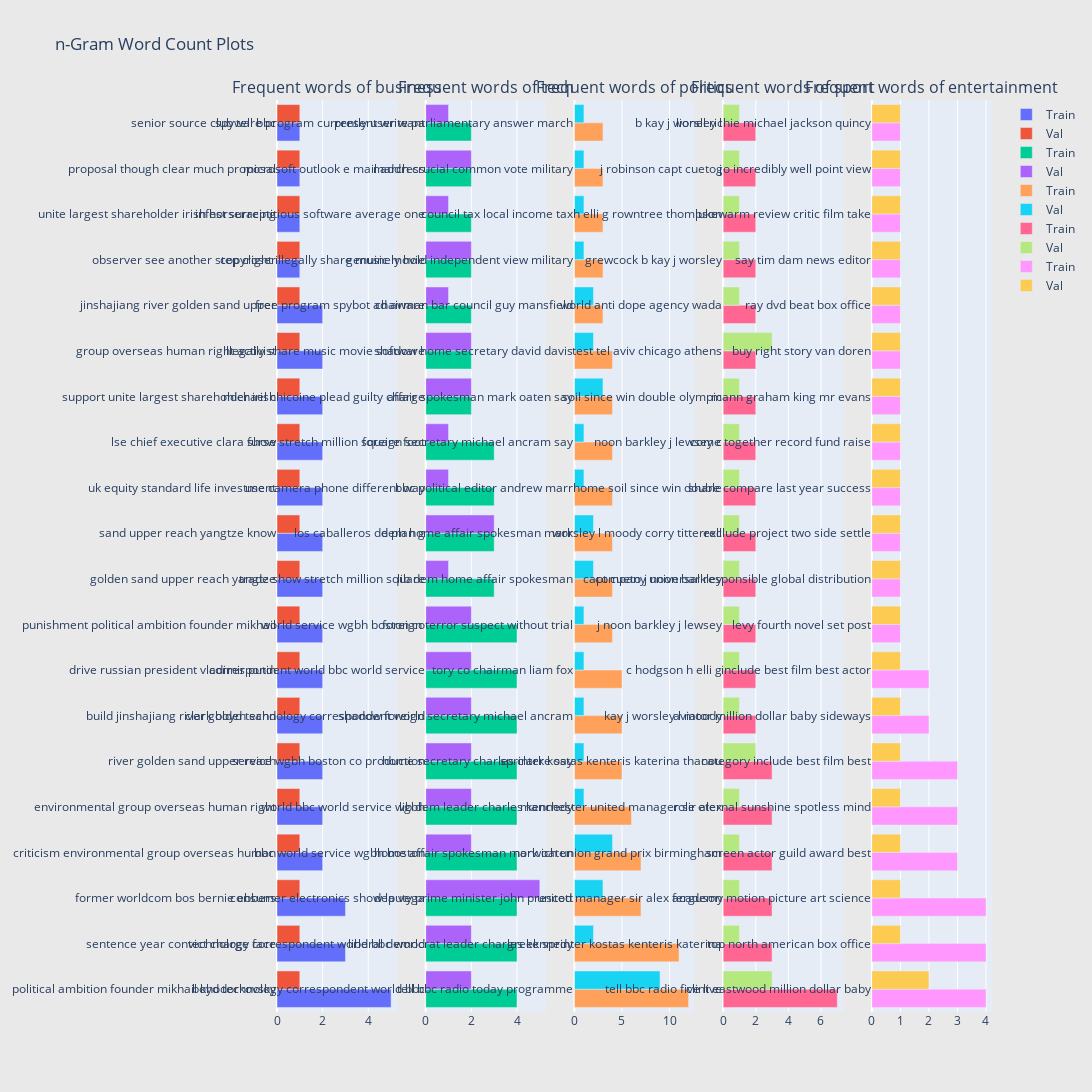

This figure's notebook cell:
### Markdown cell above
### Penta-gram Overlap

### Code cell
plot_overlaping_grams(train_data, val_data, 5)

### Figure 1 — Plotly figure (JSON) as saved in the notebook; plotly's stock layout.template omitted (floating-point values rounded to 4 significant figures)
{"data": [{"name": "Train", "orientation": "h", "type": "bar", "x": [5, 3, 3, 2, 2, 2, 2, 2, 2, 2, 2, 2, 2, 2, 2, 2, 1, 1, 1, 1], "xaxis": "x", "y": ["political ambition founder mikhail khodorkovsky", "sentence year convict charge face", "former worldcom bos bernie ebbers", "criticism environmental group overseas human", "environmental group overseas human right", "river golden sand upper reach", "build jinshajiang river golden sand", "drive russian president vladimir putin", "punishment political ambition founder mikhail", "golden sand upper reach yangtze", "sand upper reach yangtze know", "uk equity standard life investment", "lse chief executive clara furse", "support unite largest shareholder irish", "group overseas human right activist", "jinshajiang river golden sand upper", "observer see another step closer", "unite largest shareholder irish horseracing", "proposal though clear much proposal", "senior source club tell bbc"], "yaxis": "y"}, {"name": "Val", "orientation": "h", "type": "bar", "x": [1, 1, 1, 1, 1, 1, 1, 1, 1, 1, 1, 1, 1, 1, 1, 1, 1, 1, 1, 1], "xaxis": "x", "y": ["political ambition founder mikhail khodorkovsky", "sentence year convict charge face", "former worldcom bos bernie ebbers", "criticism environmental group overseas human", "environmental group overseas human right", "river golden sand upper reach", "build jinshajiang river golden sand", "drive russian president vladimir putin", "punishment political ambition founder mikhail", "golden sand upper reach yangtze", "sand upper reach yangtze know", "uk equity standard life investment", "lse chief executive clara furse", "support unite largest shareholder irish", "group overseas human right activist", "jinshajiang river golden sand upper", "observer see another step closer", "unite largest shareholder irish horseracing", "proposal though clear much proposal", "senior source club tell bbc"], "yaxis": "y"}, {"name": "Train", "orientation": "h", "type": "bar", "x": [4, 4, 4, 4, 4, 4, 4, 4, 4, 3, 3, 3, 3, 2, 2, 2, 2, 2, 2, 2], "xaxis": "x2", "y": ["boyd technology correspondent world bbc", "technology correspondent world bbc world", "consumer electronics show la vega", "bbc world service wgbh boston", "world bbc world service wgbh", "service wgbh boston co production", "clark boyd technology correspondent world", "correspondent world bbc world service", "world service wgbh boston co", "trade show stretch million square", "los caballeros de plan g", "use camera phone different way", "show stretch million square foot", "michael chicoine plead guilty charge", "illegally share music movie software", "free program spybot ad aware", "copyright illegally share music movie", "infest surreptitious software average one", "microsoft outlook e mail address", "spyware program currently user want"], "yaxis": "y2"}, {"name": "Val", "orientation": "h", "type": "bar", "x": [2, 2, 5, 2, 2, 2, 2, 2, 2, 1, 3, 1, 1, 2, 2, 1, 2, 1, 2, 1], "xaxis": "x2", "y": ["boyd technology correspondent world bbc", "technology correspondent world bbc world", "consumer electronics show la vega", "bbc world service wgbh boston", "world bbc world service wgbh", "service wgbh boston co production", "clark boyd technology correspondent world", "correspondent world bbc world service", "world service wgbh boston co", "trade show stretch million square", "los caballeros de plan g", "use camera phone different way", "show stretch million square foot", "michael chicoine plead guilty charge", "illegally share music movie software", "free program spybot ad aware", "copyright illegally share music movie", "infest surreptitious software average one", "microsoft outlook e mail address", "spyware program currently user want"], "yaxis": "y2"}, {"name": "Train", "orientation": "h", "type": "bar", "x": [12, 11, 7, 7, 6, 5, 5, 5, 4, 4, 4, 4, 4, 4, 4, 3, 3, 3, 3, 3], "xaxis": "x3", "y": ["tell bbc radio today programme", "liberal democrat leader charles kennedy", "deputy prime minister john prescott", "home affair spokesman mark oaten", "lib dem leader charles kennedy", "home secretary charles clarke say", "shadow foreign secretary michael ancram", "tory co chairman liam fox", "foreign terror suspect without trial", "lib dem home affair spokesman", "dem home affair spokesman mark", "bbc political editor andrew marr", "foreign secretary michael ancram say", "affair spokesman mark oaten say", "shadow home secretary david davis", "chairman bar council guy mansfield", "genuinely hold independent view military", "council tax local income tax", "march crucial common vote military", "present write parliamentary answer march"], "yaxis": "y3"}, {"name": "Val", "orientation": "h", "type": "bar", "x": [9, 2, 3, 4, 1, 1, 1, 1, 1, 2, 2, 1, 1, 3, 2, 2, 1, 1, 1, 1], "xaxis": "x3", "y": ["tell bbc radio today programme", "liberal democrat leader charles kennedy", "deputy prime minister john prescott", "home affair spokesman mark oaten", "lib dem leader charles kennedy", "home secretary charles clarke say", "shadow foreign secretary michael ancram", "tory co chairman liam fox", "foreign terror suspect without trial", "lib dem home affair spokesman", "dem home affair spokesman mark", "bbc political editor andrew marr", "foreign secretary michael ancram say", "affair spokesman mark oaten say", "shadow home secretary david davis", "chairman bar council guy mansfield", "genuinely hold independent view military", "council tax local income tax", "march crucial common vote military", "present write parliamentary answer march"], "yaxis": "y3"}, {"name": "Train", "orientation": "h", "type": "bar", "x": [7, 3, 3, 3, 3, 3, 2, 2, 2, 2, 2, 2, 2, 2, 2, 2, 2, 2, 2, 2], "xaxis": "x4", "y": ["tell bbc radio five live", "greek sprinter kostas kenteris katerina", "united manager sir alex ferguson", "norwich union grand prix birmingham", "manchester united manager sir alex", "sprinter kostas kenteris katerina thanou", "kay j worsley l moody", "c hodgson h elli g", "j noon barkley j lewsey", "capt cueto j noon barkley", "worsley l moody corry titterrell", "home soil since win double", "noon barkley j lewsey c", "soil since win double olympic", "test tel aviv chicago athens", "world anti dope agency wada", "grewcock b kay j worsley", "h elli g rowntree thompson", "j robinson capt cueto j", "b kay j worsley l"], "yaxis": "y4"}, {"name": "Val", "orientation": "h", "type": "bar", "x": [3, 1, 1, 1, 1, 2, 1, 1, 1, 1, 1, 1, 1, 1, 3, 1, 1, 1, 1, 1], "xaxis": "x4", "y": ["tell bbc radio five live", "greek sprinter kostas kenteris katerina", "united manager sir alex ferguson", "norwich union grand prix birmingham", "manchester united manager sir alex", "sprinter kostas kenteris katerina thanou", "kay j worsley l moody", "c hodgson h elli g", "j noon barkley j lewsey", "capt cueto j noon barkley", "worsley l moody corry titterrell", "home soil since win double", "noon barkley j lewsey c", "soil since win double olympic", "test tel aviv chicago athens", "world anti dope agency wada", "grewcock b kay j worsley", "h elli g rowntree thompson", "j robinson capt cueto j", "b kay j worsley l"], "yaxis": "y4"}, {"name": "Train", "orientation": "h", "type": "bar", "x": [4, 4, 4, 3, 3, 3, 2, 2, 1, 1, 1, 1, 1, 1, 1, 1, 1, 1, 1, 1], "xaxis": "x5", "y": ["clint eastwood million dollar baby", "top north american box office", "academy motion picture art science", "screen actor guild award best", "role eternal sunshine spotless mind", "category include best film best", "aviator million dollar baby sideways", "include best film best actor", "levy fourth novel set post", "company universal responsible global distribution", "exclude project two side settle", "share compare last year success", "come together record fund raise", "mann graham king mr evans", "buy right story van doren", "ray dvd beat box office", "say tim dam news editor", "lukewarm review critic film take", "go incredibly well point view", "lionel richie michael jackson quincy"], "yaxis": "y5"}, {"name": "Val", "orientation": "h", "type": "bar", "x": [2, 1, 1, 1, 1, 1, 1, 1, 1, 1, 1, 1, 1, 1, 1, 1, 1, 1, 1, 1], "xaxis": "x5", "y": ["clint eastwood million dollar baby", "top north american box office", "academy motion picture art science", "screen actor guild award best", "role eternal sunshine spotless mind", "category include best film best", "aviator million dollar baby sideways", "include best film best actor", "levy fourth novel set post", "company universal responsible global distribution", "exclude project two side settle", "share compare last year success", "come together record fund raise", "mann graham king mr evans", "buy right story van doren", "ray dvd beat box office", "say tim dam news editor", "lukewarm review critic film take", "go incredibly well point view", "lionel richie michael jackson quincy"], "yaxis": "y5"}], "layout": {"annotations": [{"font": {"size": 16}, "showarrow": false, "text": "Frequent words of business", "x": 0.084, "xanchor": "center", "xref": "paper", "y": 1, "yanchor": "bottom", "yref": "paper"}, {"font": {"size": 16}, "showarrow": false, "text": "Frequent words of tech", "x": 0.292, "xanchor": "center", "xref": "paper", "y": 1, "yanchor": "bottom", "yref": "paper"}, {"font": {"size": 16}, "showarrow": false, "text": "Frequent words of politics", "x": 0.5, "xanchor": "center", "xref": "paper", "y": 1, "yanchor": "bottom", "yref": "paper"}, {"font": {"size": 16}, "showarrow": false, "text": "Frequent words of sport", "x": 0.708, "xanchor": "center", "xref": "paper", "y": 1, "yanchor": "bottom", "yref": "paper"}, {"font": {"size": 16}, "showarrow": false, "text": "Frequent words of entertainment", "x": 0.916, "xanchor": "center", "xref": "paper", "y": 1, "yanchor": "bottom", "yref": "paper"}], "height": 1200, "paper_bgcolor": "rgb(233,233,233)", "title": {"text": "n-Gram Word Count Plots"}, "width": 2000, "xaxis": {"anchor": "y", "domain": [0, 0.168]}, "xaxis2": {"anchor": "y2", "domain": [0.208, 0.376]}, "xaxis3": {"anchor": "y3", "domain": [0.416, 0.584]}, "xaxis4": {"anchor": "y4", "domain": [0.624, 0.792]}, "xaxis5": {"anchor": "y5", "domain": [0.832, 1]}, "yaxis": {"anchor": "x", "domain": [0, 1]}, "yaxis2": {"anchor": "x2", "domain": [0, 1]}, "yaxis3": {"anchor": "x3", "domain": [0, 1]}, "yaxis4": {"anchor": "x4", "domain": [0, 1]}, "yaxis5": {"anchor": "x5", "domain": [0, 1]}}}
